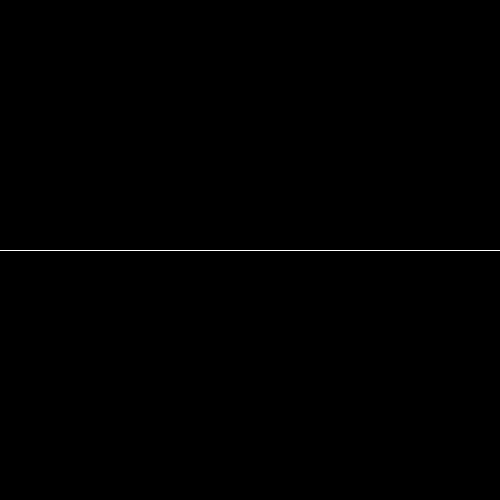
Frame 1 (no input)
Frame 60 (the mouse pressed at the canvas centre just before this capture): identical to frame 1, image omitted
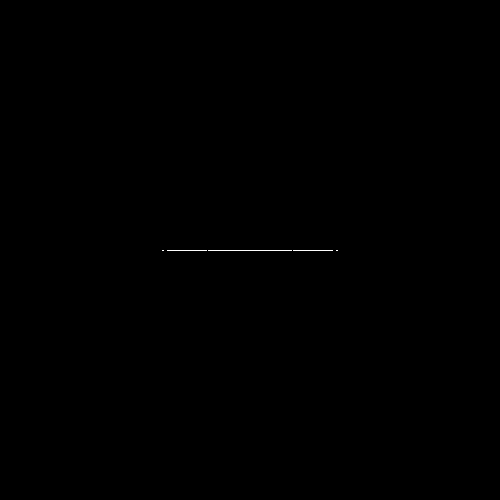
Frame 120 (the mouse held since frame 60 and released just before this capture)

The Processing sketch that drew these frames (run headless with seeded random() and noise(); from frame 60 on, the mouse is pressed at the canvas centre):

// Processing sketch: FlexiLine
// ── FlexiLine.pde
float[] x;
float[] y;
float[] dx;
float[] dy;
int num = 20000;
int a;
float ang;
float pow = 1;
//static final int sWidth = 500,
//sHeight = 500;, inset = 100;
//PGraphics colorArray;

static final color white = 0xFFFFFFFF, black = 0xFF000000;
//color c0 = color(255, 255, 255), c1 = color(0, 0, 0), cCurrent = c0;
//float lerp = 0;

//void initColorArray() {
//  
//}

void setup() {
//  size(sWidth, sHeight+inset);
  size(500, 500);
//  initColorArray();
  x = new float[num];
  y = new float[num];
  dx = new float[num];
  dy = new float[num];
  reset();
}

void reset() {
  for( a = 0 ; a < num; a++) {
    x[a] = a*float(width)/num;
    y[a] = height/2;
  }
  for(a = 0 ;a < num; a++) {
    dx[a] = dy[a] = 0;
  }
  background(0);
}


void mousePressed() {
  if(mouseButton == CENTER)
    reset();
}

void draw() {
//  if(mouseX > 0 & mouseX < width & mouseY > 0 & mouseY < height) {
  if(mousePressed & mouseButton != CENTER) {
    float k = pow;
    if(mouseButton == LEFT) k *= pow;
    else if(mouseButton == RIGHT) k *= -pow;
    for(a = 0; a < num; a++) {
      ang = atan2(mouseY-y[a], mouseX-x[a]);
      dx[a] += k*cos(ang);
      dy[a] += k*sin(ang);
    }
  }
//  }
  loadPixels();
  //uncolor your previous places
  for(a = 0; a < num; a++) {
    setAt(x[a], y[a], black);
  }
  //color new places
  for(a = 0; a < num; a++) {
    x[a] += dx[a] *= .98;
    y[a] += dy[a] *= .98;
    setAt(x[a], y[a], white);
  }
  updatePixels();
//  stroke(white);
//  line(0, sHeight, sWidth, sHeight);
//  line(sWidth / 2, sHeight, sWidth/2, height);
//  showColorArray(0, sHeight, width/2, inset);
}

void keyPressed() {
  if(key == ' ') {
    for(a = 0 ;a < num; a++) {
      dx[a] = dy[a] = 0;
    }
  }
  else if(key == 'r') {
    reset();
  }
}

//void showColorArray(int x, int y, int w, int h) {
//}

void setAt(int x, int y, int c) {
  if(x < 0 | x > width-1 | y < 0 | y > height-1) return;
  pixels[y*width+x] = c;
}

void setAt(float x, float y, int c) {
  setAt(int(x), int(y), c);
}
